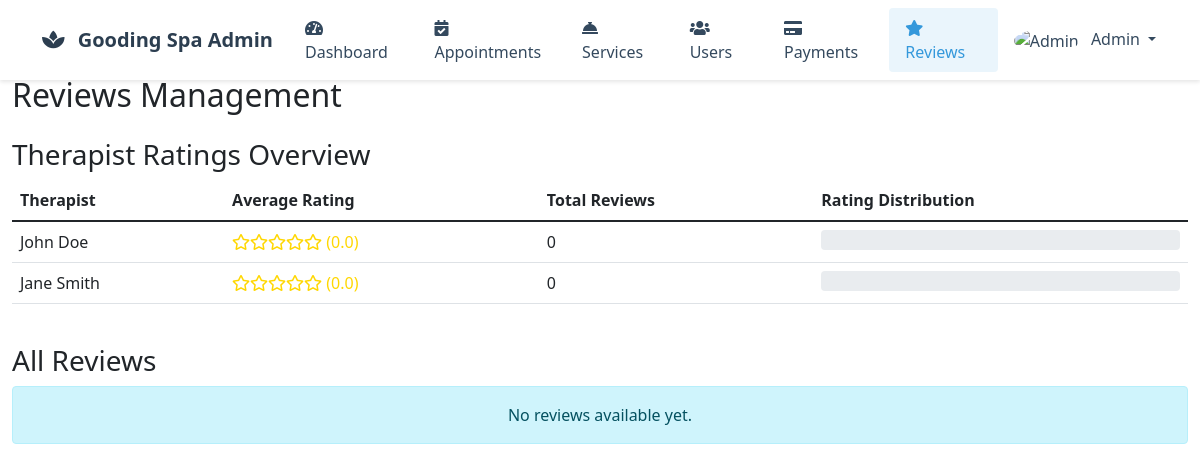
Screenshot of /admin/reviews.php (signed in) with the database file from the repository.
### tables this page shows
CREATE TABLE users (
    id INT AUTO_INCREMENT PRIMARY KEY,
    fullname VARCHAR(100) NOT NULL,
    email VARCHAR(100) NOT NULL UNIQUE,
    phone VARCHAR(20) NOT NULL,
    password VARCHAR(255) NOT NULL,
    role ENUM('customer', 'therapist', 'admin') NOT NULL,
    created_at TIMESTAMP DEFAULT CURRENT_TIMESTAMP,
    updated_at TIMESTAMP DEFAULT CURRENT_TIMESTAMP ON UPDATE CURRENT_TIMESTAMP
);

### public/admin/reviews.php (the view, shortened to what this page needs)
<?php
$database = new Database();
$conn = $database->getConnection();
$reviews = [];
$therapist_ratings = "SELECT
    t.id,
    t.fullname as therapist_name,
    COUNT(r.id) as total_reviews,
    ROUND(AVG(r.rating), 1) as average_rating
    FROM users t
    LEFT JOIN appointments a ON t.id = a.therapist_id
    LEFT JOIN reviews r ON a.id = r.appointment_id
    WHERE t.role = 'therapist'
    GROUP BY t.id, t.fullname
    ORDER BY average_rating DESC";
$ratings_result = $conn->query($therapist_ratings);
$therapist_stats = [];
if ($ratings_result) {
    while ($row = $ratings_result->fetch_assoc()) {
        $therapist_stats[] = $row;
    }
}
?>
<!DOCTYPE html>
<html lang="en">
<head>
    <link href="https://cdn.jsdelivr.net/npm/bootstrap@5.1.3/dist/css/bootstrap.min.css" rel="stylesheet">
    <link rel="stylesheet" href="https://cdnjs.cloudflare.com/ajax/libs/font-awesome/5.15.4/css/all.min.css">
</head>
<body>
    <?php include 'admin-navbar.php'; ?>
    <div class="container-fluid my-4">
        <h2 class="mb-4">Reviews Management</h2>
        <div class="row mb-4">
            <div class="col-12">
                <h3>Therapist Ratings Overview</h3>
                <div class="table-responsive">
                    <table class="table table-hover">
                        <thead>
                            <tr>
                                <th>Therapist</th>
                                <th>Average Rating</th>
                                <th>Total Reviews</th>
                                <th>Rating Distribution</th>
                            </tr>
                        </thead>
                        <tbody>
                            <?php foreach ($therapist_stats as $stat): ?>
                                <tr>
                                    <td><?php echo htmlspecialchars($stat['therapist_name']); ?></td>
                                    <td>
                                        <div class="rating">
                                            <?php
                                            $rating = $stat['average_rating'] ?: 0;
                                            for ($i = 1; $i <= 5; $i++) {
                                                if ($i <= $rating) {
                                                    echo '<i class="fas fa-star"></i>';
                                                } elseif ($i - $rating < 1 && $i - $rating > 0) {
                                                    echo '<i class="fas fa-star-half-alt"></i>';
                                                } else {
                                                    echo '<i class="far fa-star"></i>';
                                                }
                                            }
                                            echo " (" . ($rating ?: '0.0') . ")";
                                            ?>
                                        </div>
                                    </td>
                                    <td><?php echo $stat['total_reviews']; ?></td>
                                    <td>
                                        <div class="progress" style="height: 20px;">
                                        </div>
                                    </td>
                                </tr>
                            <?php endforeach; ?>
                        </tbody>
                    </table>
                </div>
            </div>
        </div>
        <h3>All Reviews</h3>
        <div class="row">
            <?php if (!empty($reviews)): ?>
                <?php foreach ($reviews as $review): ?>
                    <div class="col-md-6 col-lg-4 mb-4">
                        <div class="card review-card">
                            <div class="card-body">
                                <h5 class="card-title"><?php echo htmlspecialchars($review['therapist_name']); ?></h5>
                                <div class="rating mb-2">
                                    <?php
                                    for ($i = 1; $i <= 5; $i++) {
                                        if ($i <= $review['rating']) {
                                            echo '<i class="fas fa-star"></i>';
                                        } else {
                                            echo '<i class="far fa-star"></i>';
                                        }
                                    }
                                    ?>
                                </div>
                                <p class="card-text"><?php echo htmlspecialchars($review['comment']); ?></p>
                                <div class="text-muted">
                                    <small>Reviewed by: <?php echo htmlspecialchars($review['user_name']); ?></small><br>
                                    <small>Appointment Date: <?php echo date('F j, Y', strtotime($review['appointment_date'])); ?></small><br>
                                    <small>Review Date: <?php echo date('F j, Y', strtotime($review['created_at'])); ?></small>
                                </div>
                            </div>
                        </div>
                    </div>
                <?php endforeach; ?>
            <?php else: ?>
                <div class="col-12">
                    <div class="alert alert-info text-center">
                        No reviews available yet.
                    </div>
                </div>
            <?php endif; ?>
        </div>
    </div>
</body>
</html>

### public/admin/reviews.php (style rules this page uses)
.rating { color: #ffd700; }

### rows the page displays
users: fullname "John Doe", rating "0.0", total_reviews "0"
users: fullname "Jane Smith", rating "0.0", total_reviews "0"

### other values shown
$_SESSION['fullname'] "Admin"
